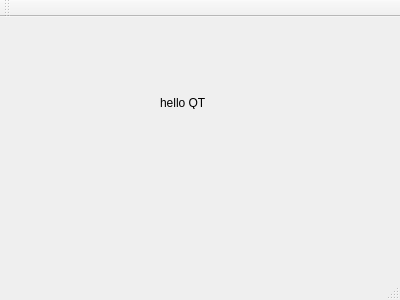
<?xml version="1.0" encoding="UTF-8"?>
<ui version="4.0">
 <class>MainWindow</class>
 <widget class="QMainWindow" name="MainWindow">
  <property name="geometry">
   <rect>
    <x>0</x>
    <y>0</y>
    <width>400</width>
    <height>300</height>
   </rect>
  </property>
  <property name="windowTitle">
   <string>MainWindow</string>
  </property>
  <widget class="QWidget" name="centralWidget">
   <widget class="QLabel" name="label">
    <property name="geometry">
     <rect>
      <x>160</x>
      <y>80</y>
      <width>54</width>
      <height>12</height>
     </rect>
    </property>
    <property name="text">
     <string>hello QT</string>
    </property>
   </widget>
  </widget>
  <widget class="QMenuBar" name="menuBar">
   <property name="geometry">
    <rect>
     <x>0</x>
     <y>0</y>
     <width>400</width>
     <height>21</height>
    </rect>
   </property>
  </widget>
  <widget class="QToolBar" name="mainToolBar">
   <attribute name="toolBarArea">
    <enum>TopToolBarArea</enum>
   </attribute>
   <attribute name="toolBarBreak">
    <bool>false</bool>
   </attribute>
  </widget>
  <widget class="QStatusBar" name="statusBar"/>
 </widget>
 <layoutdefault spacing="6" margin="11"/>
 <resources/>
 <connections/>
</ui>
